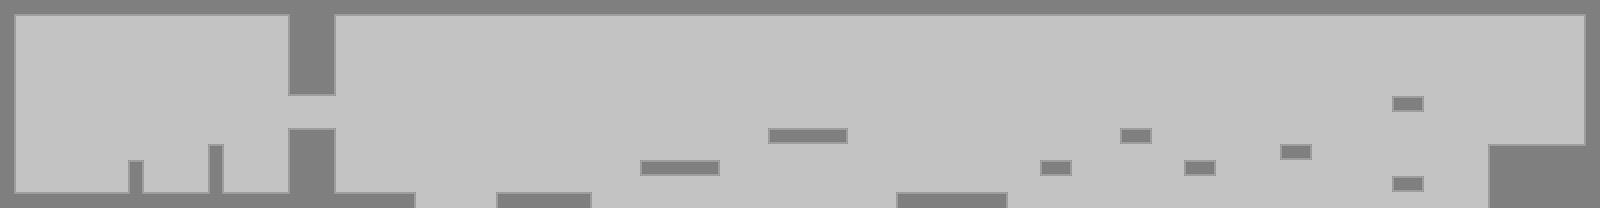

This is a level from a 2D game, rendered from its Tiled map with the project's own tilesets. A one-line summary and the map file follow, with tile-layer data summarised:
An orthogonal 100x13 tile map with 16x16 px tiles, 2 tile layers (background, graphics), 2 tilesets and 21 objects.

<map version="1.0" tiledversion="2018.04.18" orientation="orthogonal" renderorder="left-down" width="100" height="13" tilewidth="16" tileheight="16" infinite="0" nextobjectid="23">
 <tileset firstgid="1" name="Tileset" tilewidth="16" tileheight="16" spacing="2" margin="1" tilecount="924" columns="33">
  <image source="TESTures.png" width="594" height="504" />
 </tileset>
 <tileset firstgid="925" name="Tileset" tilewidth="16" tileheight="16" spacing="2" margin="1" tilecount="924" columns="33">
  <image source="TESTures.png" width="594" height="504" />
 </tileset>
 <layer name="background" width="100" height="13">
  <data>[1300 cells, 1300 non-empty, 21 distinct tile ids]</data>
 </layer>
 <layer name="graphics" width="100" height="13">
  <data>[1300 cells, 0 non-empty, 0 distinct tile ids]</data>
 </layer>
 <objectgroup name="ground">
  <object id="1" x="1488" y="144" width="112" height="64" />
  <object id="2" x="1584" y="0" width="16" height="144" />
  <object id="3" x="0" y="0" width="1584" height="16" />
  <object id="4" x="0" y="16" width="16" height="192" />
  <object id="5" x="16" y="192" width="400" height="16" />
  <object id="6" x="288" y="16" width="48" height="80" />
  <object id="7" x="288" y="128" width="48" height="64" />
  <object id="8" x="208" y="144" width="16" height="48" />
  <object id="9" x="128" y="160" width="16" height="32" />
  <object id="10" x="496" y="192" width="96" height="16" />
  <object id="11" x="640" y="160" width="80" height="16" />
  <object id="12" x="768" y="128" width="80" height="16" />
  <object id="13" x="896" y="192" width="112" height="16" />
  <object id="14" x="1040" y="160" width="32" height="16" />
  <object id="15" x="1120" y="128" width="32" height="16" />
  <object id="16" x="1184" y="160" width="32" height="16" />
  <object id="17" x="1280" y="144" width="32" height="16" />
  <object id="18" x="1392" y="176" width="32" height="16" />
  <object id="19" x="1392" y="96" width="32" height="16" />
 </objectgroup>
 <objectgroup name="path" />
 <objectgroup name="turn">
  <object id="20" x="-26" y="321.5" width="72.5" height="1" />
 </objectgroup>
 <objectgroup name="red gel" />
 <objectgroup name="orange gel" />
 <objectgroup name="blue gel" />
 <objectgroup name="enemies" />
 <objectgroup name="cubes" />
 <objectgroup name="goal">
  <object id="22" x="1552" y="128" width="16" height="16" />
 </objectgroup>
</map>
